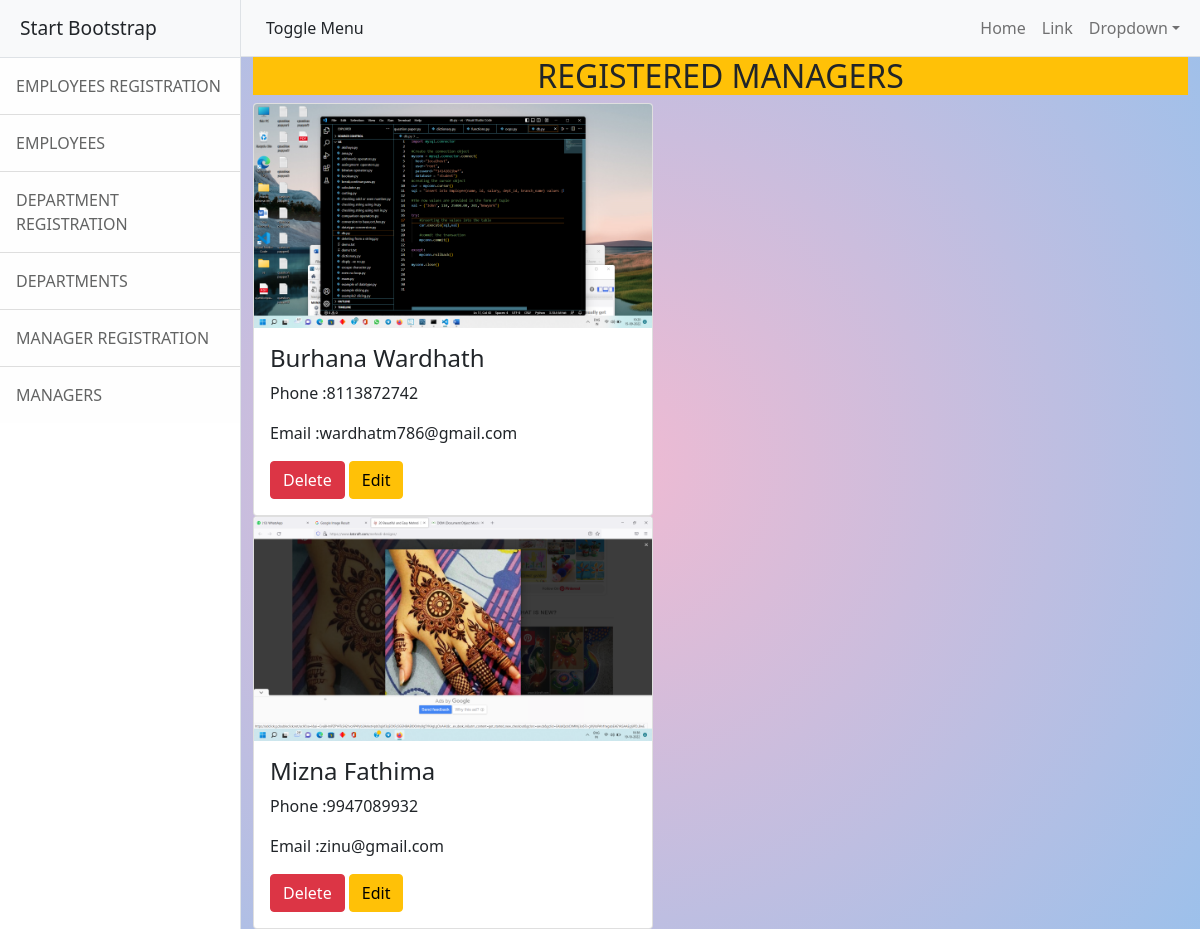
Page /accnt/viewman/ on the committed database.
### account/models.py (models this page shows)
class Manager(models.Model):
    first_name=models.CharField(max_length=100)
    last_name=models.CharField(max_length=100)
    email=models.EmailField()
    phone=models.IntegerField()
    pic=models.ImageField(upload_to='profilepic',null=True)

### account/views.py (the view)
# urls.py: path('viewman/',ManagerList.as_view(),name="viewman"),
class ManagerList(View):
    def get(self,request):
        mng=Manager.objects.all()
        return render(request,"viewmangr.html",{'data':mng})

### account/templates/viewmangr.html
{% extends 'index.html' %}
{%block index%}
    <h2 class="bg-warning text-dark text-center">REGISTERED MANAGERS</h2>
    <div class="card-columns">
        {%for i in data%}
        <div class="card" style="width:400px">
            <img class="card-img-top" src="{{i.pic.url}}" alt="Card image">
            <div class="card-body">
                <h4 class="card-title">{{i.first_name}} {{i.last_name}}</h4>
                <p class="card-text">Phone :{{i.phone}}</p>
                <p class="card-text">Email :{{i.email}}</p>
                <a href="{% url 'delman' i.id %}" class="btn btn-danger">Delete</a>
                <a href="{% url 'editman' i.id %}" class="btn btn-warning">Edit</a>
            </div>
      </div>
      {%endfor%}
    </div>
    {%endblock index%}

### account/templates/index.html (shortened to what this page needs)
{% load static %}
<!DOCTYPE html>
<html lang="en">
    <head>
        <link href="{% static 'css/styles.css' %}" rel="stylesheet" />
        <link href="{% static 'css/style1.css' %}" rel="stylesheet" />
    </head>
    <body>
        <div class="d-flex" id="wrapper">
            <div class="border-end bg-white" id="sidebar-wrapper">
                <div class="sidebar-heading border-bottom bg-light">Start Bootstrap</div>
                <div class="list-group list-group-flush">
                    <a class="list-group-item list-group-item-action list-group-item-light p-3" href="{%url 'reg' %}">EMPLOYEES REGISTRATION</a>
                    <a class="list-group-item list-group-item-action list-group-item-light p-3" href="{%url 'vemp' %}">EMPLOYEES</a>
                    <a class="list-group-item list-group-item-action list-group-item-light p-3" href="{%url 'dept' %}">DEPARTMENT REGISTRATION</a>
                    <a class="list-group-item list-group-item-action list-group-item-light p-3" href="{%url 'dept1' %}">DEPARTMENTS</a>
                    <a class="list-group-item list-group-item-action list-group-item-light p-3" href="{%url 'addman' %}">MANAGER REGISTRATION</a>
                    <a class="list-group-item list-group-item-action list-group-item-light p-3" href="{%url 'viewman' %}">MANAGERS</a>
                </div>
            </div>
            <div id="page-content-wrapper">
                <nav class="navbar navbar-expand-lg navbar-light bg-light border-bottom">
                    <div class="container-fluid">
                        <button class="btn btn-hovered" id="sidebarToggle">Toggle Menu</button>
                        <div class="collapse navbar-collapse" id="navbarSupportedContent">
                            <ul class="navbar-nav ms-auto mt-2 mt-lg-0">
                                <li class="nav-item active"><a class="nav-link" href="{%url 'home' %}">Home</a></li>
                                <li class="nav-item"><a class="nav-link" href="#!">Link</a></li>
                                <li class="nav-item dropdown">
                                    <a class="nav-link dropdown-toggle" id="navbarDropdown" href="#" role="button" data-bs-toggle="dropdown" aria-haspopup="true" aria-expanded="false">Dropdown</a>
                                </li>
                            </ul>
                        </div>
                    </div>
                </nav>
                <div class="container-fluid">
                    {%block index%}
                    {%endblock index%}
                </div>
            </div>
        </div>
    </body>
</html>

### account/static/css/style1.css (style rules this page uses)
body { background: rgb(238,174,202); background: radial-gradient(circle, rgba(238,174,202,0.8475723052893032) 0%, rgba(148,187,233,0.9204014369419643) 100%); }

### rows in the picture
Manager: pic (picture), first_name "Burhana", last_name "Wardhath", phone "8113872742", email "wardhatm786@gmail.com"
Manager: pic (picture), first_name "Mizna", last_name "Fathima", phone "9947089932", email "zinu@gmail.com"
